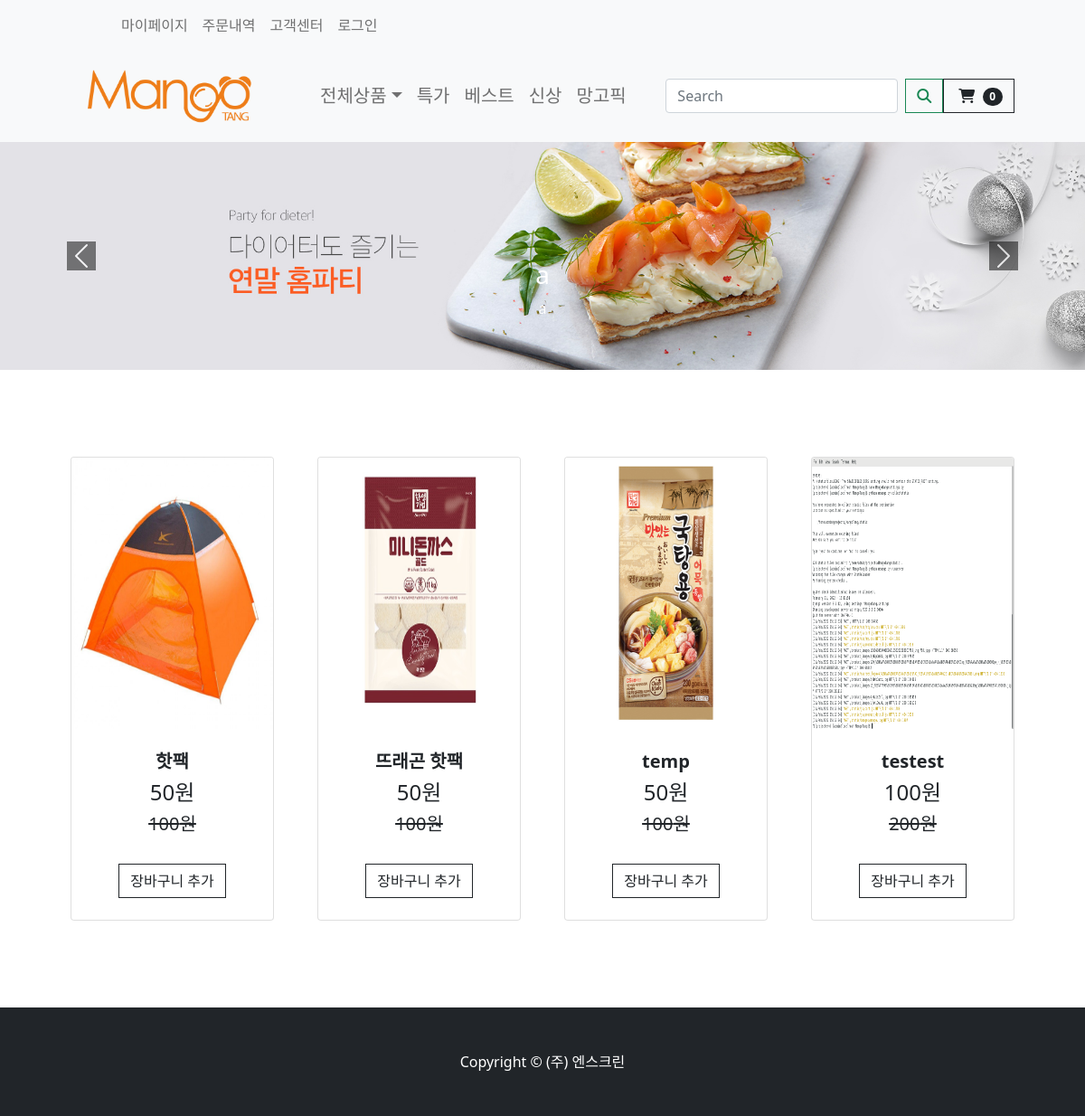
The app's page /, older data.
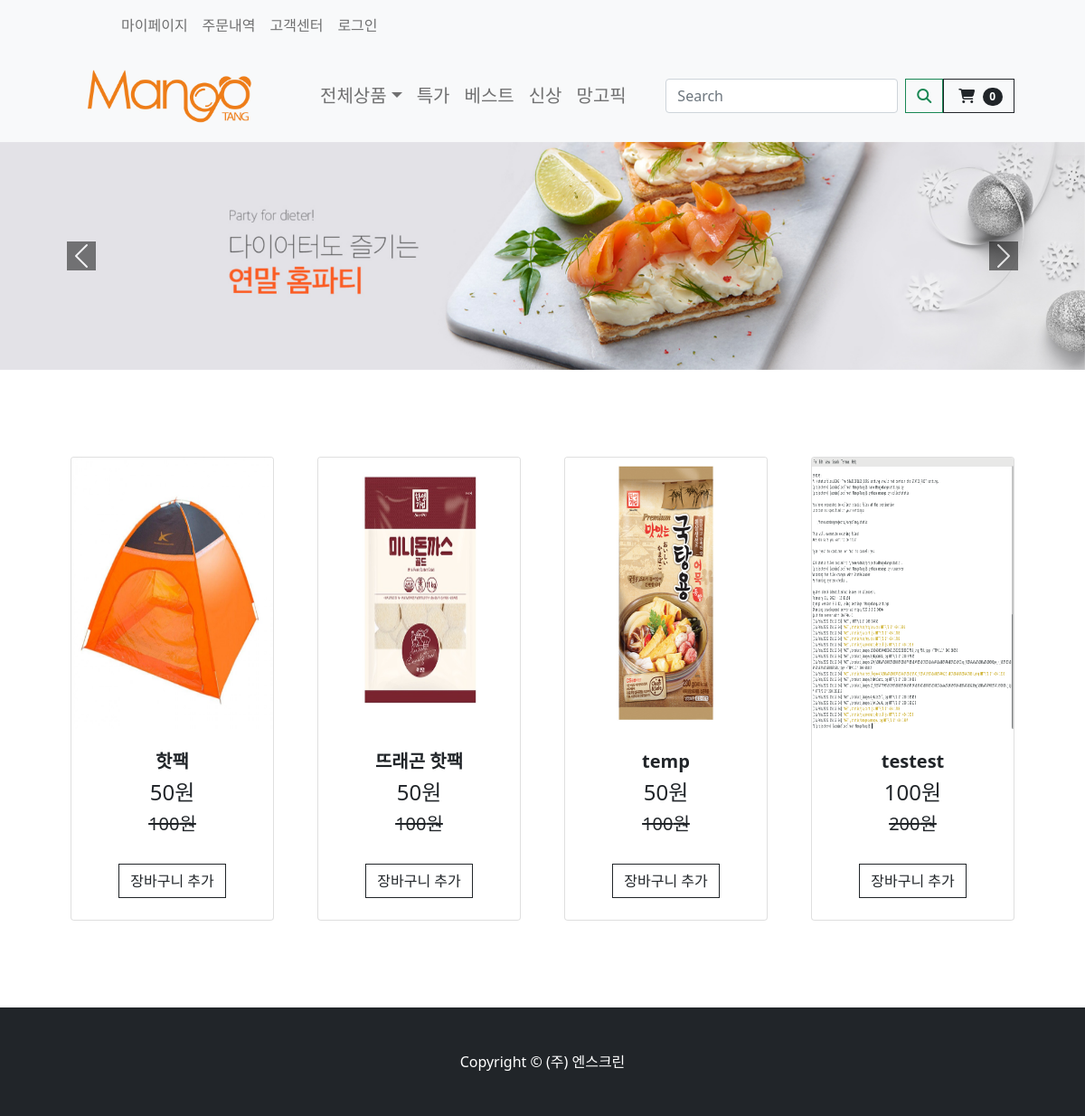
The same page, newer data.
### store/models.py (models this page shows, shortened)
class Carosel(models.Model):
    image = models.ImageField(null=True, blank=True)
    banner_title = models.CharField(max_length=200, null=True, blank=True)
    banner_description = models.CharField(max_length=200, null=True, blank=True)
    href = models.CharField(max_length=200, default='#', null=True, blank=False)

class Product(models.Model):
    product_name = models.CharField(max_length=200)
    price = models.FloatField(null=False, blank=False)
    image_detail = models.ImageField(null=True, blank=True)
    image_title = models.ImageField(null=True, blank=True)
    image_introduce = models.ImageField(null=True, blank=True)
    seller_code = models.CharField(max_length=50, null=False, blank=False)
    price_discount = models.FloatField(null=True)
    discount = models.IntegerField(null=True)
    stock = models.IntegerField()
    first_title = models.CharField(max_length=200)
    second_title = models.CharField(max_length=200)
    shipment_price = models.IntegerField(blank=True)
    hash_tag = models.CharField(max_length=200)
    option_bool = models.BooleanField(default=False, blank=False, null=True)
    collection_tag = models.CharField(max_length=200, null=True)
    item_company = models.CharField(null=False, max_length=200)
    product_status = models.BooleanField(default=False, blank=False, null=True)

### store/views.py (the view)
# urls.py: path('', include('store.urls')),
def store(request):
    if request.user.is_authenticated:  # 로그인 유저일시
        try:
            customer = request.user.customer
            order, created = Order.objects.get_or_create(customer=customer, order_status=False)
            items = order.orderitem_set.all()  # orderitem은 Order의 자식 그래서 쿼리 가능
            cartItems = order.get_cart_items
        except ObjectDoesNotExist:  # social login
            user = request.user
            social = SocialAccount.objects.get(user=user)
            if (social.provider == "naver"):
                customer = Customer.objects.create(user=user, name=social.extra_data['name'],
                                                   email=social.extra_data['email'],
                                                   phone_number=social.extra_data['mobile'], join_date=datetime.now())
            elif (social.provider == "kakao"):
                customer = Customer.objects.create(user=user,
                                                   name=social.extra_data["kakao_account"]["profile"]["nickname"],
                                                   email=social.extra_data["kakao_account"]["email"],
                                                   phone_number="0000", join_date=datetime.now())
            elif (social.provider == "google"):
                customer = Customer.objects.create(user=user, name=social.extra_data["name"],
                                                   email=social.extra_data["email"],
                                                   phone_number="none", join_date=datetime.now())
            else:
                logger.critical("exception error: " + 'view store 소셜 로그인 과정중에 에러')
                return render(request, 'error.html')
            customer.save()
            order, created = Order.objects.get_or_create(customer=customer, order_status=False)
            items = order.orderitem_set.all()  # orderitem은 Order의 자식 그래서 쿼리 가능
            cartItems = order.get_cart_items
        except Exception as e:
            logger.critical("exception error: " + str(e) + 'view store 소셜 로그인 과정중에 에러')
            return render(request, 'error.html')
    else:
        items = []
        order = {'get_cart_total': 0, 'get_cart_items': 0}
        cartItems = order['get_cart_items']
    products = Product.objects.all()  # product 정보 다가져옴
    carousel = Carosel.objects.all()  # 캐러솔 가져옴
    carousel_length = len(carousel)
    context = {'products': products, 'carousel': carousel, 'carousel_length': carousel_length, 'cartItems': cartItems}
    return render(request, 'store/store.html', context)

### store/templates/store/store.html (shortened to what this page needs)
{% extends 'store/main.html' %}
{% load static %}
{% block content %}
    {% include "store/carousel.html" %}
    <section class="py-5">
        <div class="container px-4 px-lg-5 mt-5">
            <div class="row gx-4 gx-lg-5 row-cols-2 row-cols-md-3 row-cols-xl-4 justify-content-center">
                {% for product in products %}
                    <div class="col mb-5">
                        <div class="card h-100">
                            <a href="{% url 'product_detail' product.seller_code %}">
                                <img class="card-img-top" height="300" width="300" src={{ product.image_title.url }}/>
                            </a>
                            <div class="card-body p-4">
                                <div class="text-center">
                                    <h5 class="fw-bolder">{{ product.product_name }}</h5>
                                    <h4>{{ product.price_discount | floatformat:0 }}원</h4><h5
                                        class="text-decoration-line-through">{{ product.price | floatformat:0 }}원</h5>
                                </div>
                            </div>
                            <div class="card-footer p-4 pt-0 border-top-0 bg-transparent">
                                <div class="text-center">
                                    <button data-product="{{ product.seller_code }}" onclick="cartSnackbar()" data-action="set"
                                            class="btn btn-outline-dark mt-auto update-cart">장바구니 추가
                                    </button>
                                </div>
                            </div>
                        </div>
                    </div>
                {% endfor %}
            </div>
        </div>
    </section>
{% endblock content %}

### store/templates/store/main.html (shortened to what this page needs)
<!DOCTYPE html>
{% load static %}
<html lang="en">
<head>
    <link rel="stylesheet" type="text/css" href="{% static 'css/styles.css' %}">
    <link rel="stylesheet" type="text/css" href="{% static 'css/my.css' %}">
</head>
<body>
{% include "store/navbar.html" %}
{% block content %}{% endblock content %}
<footer class="py-5 bg-dark">
    <div class="container"><p class="m-0 text-center text-white">Copyright &copy; (주) 엔스크린</p></div>
</footer>
</body>
</html>

### store/templates/store/navbar.html (shortened to what this page needs)
{% load static %}
<nav class="navbar navbar-expand-lg navbar-light bg-light">
    <div class="bg-light container px-4 px-lg-5">
        <ul class="navbar-nav me-auto mb-2 mb-lg-0 ms-lg-5" style="">
            <li class="nav-item"><a href="{% url 'orderhistory' %}"
                                    class="nav-link dropdown-menu-size-customer">마이페이지</a></li>
            <li class="nav-item"><a href="{% url 'orderhistory' %}"
                                    class="nav-link dropdown-menu-size-customer">주문내역</a></li>
            <li class="nav-item"><a href="{% url 'faq' %}"
                                    class="nav-link dropdown-menu-size-customer">고객센터</a></li>
            {% if user.is_authenticated %}
                <a class="nav-link" href="{% url 'logout' %}">{{ user.username }} (로그아웃)</a>
            {% else %}
                <li class="nav-item"><a href="{% url 'account_login' %}" class="nav-link dropdown-menu-size-customer">로그인</a>
                </li>
            {% endif %}
        </ul>
    </div>
</nav>
<nav class="navbar navbar-expand-lg navbar-light bg-light">
    <div class="container px-4 px-lg-5">
        <a href="{% url 'store' %}">
            <img src="{% static 'nscreen_logo/4_망고땡_로고 (영문).png' %}" width="220" alt="망고땡몰">
        </a>
        <div class="collapse navbar-collapse" id="navbarSupportedContent">
            <ul class="navbar-nav me-auto mb-2 mb-lg-0 ms-lg-5">
                <li class="nav-item dropdown">
                    <a class="nav-link dropdown-toggle dropdown-menu-size" id="navbarDropdown" href="#" role="button"
                       data-bs-toggle="dropdown" aria-expanded="false">전체상품</a>
                </li>
                <li class="nav-item"><a class="nav-link dropdown-menu-size" href="#!">특가</a></li>
                <li class="nav-item"><a class="nav-link dropdown-menu-size" href="#!">베스트</a></li>
                <li class="nav-item"><a class="nav-link dropdown-menu-size" href="#!">신상</a></li>
                <li class="nav-item"><a class="nav-link dropdown-menu-size" href="#!">망고픽</a></li>
            </ul>
            <form class="d-flex">
                <button class="btn" type="submit"></button>
                <input class="form-control me-2" type="search" placeholder="Search" aria-label="Search">
                <button class="btn btn-outline-success" type="submit"><i class="fas fa-search"></i></button>
            </form>
            <a href="{% url 'cart' %}" class="nav-link-cart">
                <button class="btn btn-outline-dark" type="submit">
                    <i class="fas fa-shopping-cart"></i>
                    <span class="badge bg-dark text-white ms-1 rounded-pill">{{ cartItems }}</span>
                </button>
            </a>
        </div>
    </div>
</nav>

### store/templates/store/carousel.html (shortened to what this page needs)
{% load static %}
<div id="demo" id= myCarousel' class="carousel slide" data-bs-ride="carousel">
    <div class="carousel-inner">
        {% for carousels in carousel %}
            <div class="carousel-item{% if forloop.first %} active{% endif %}">
                <a href= {{ carousels.href }}>
                    <img src={{ carousels.image.url }}  class="d-block" style="width:100%">
                </a>
                <div class="carousel-caption">
                    {% if carousels.banner_title != None %}
                    <h3>{{ carousels.banner_title }}</h3>
                    <p>{{ carousels.banner_description }}</p>
                    {% endif %}
                </div>
            </div>
        {% endfor %}
    </div>
    <button class="carousel-control-prev" type="button" onclick="back()" data-bs-target="#demo" data-bs-slide="prev">
        <span class="carousel-control-prev-icon" style="background-color: black"></span>
    </button>
    <button class="carousel-control-next" type="button" onclick="front()" data-bs-target="#demo" data-bs-slide="next">
        <span class="carousel-control-next-icon" style="background-color: black"></span>
    </button>
</div>

Row changes from the older to the newer data that the page shows:
changed Carosel: banner_title "a" → (not shown); banner_description "a" → (not shown)
